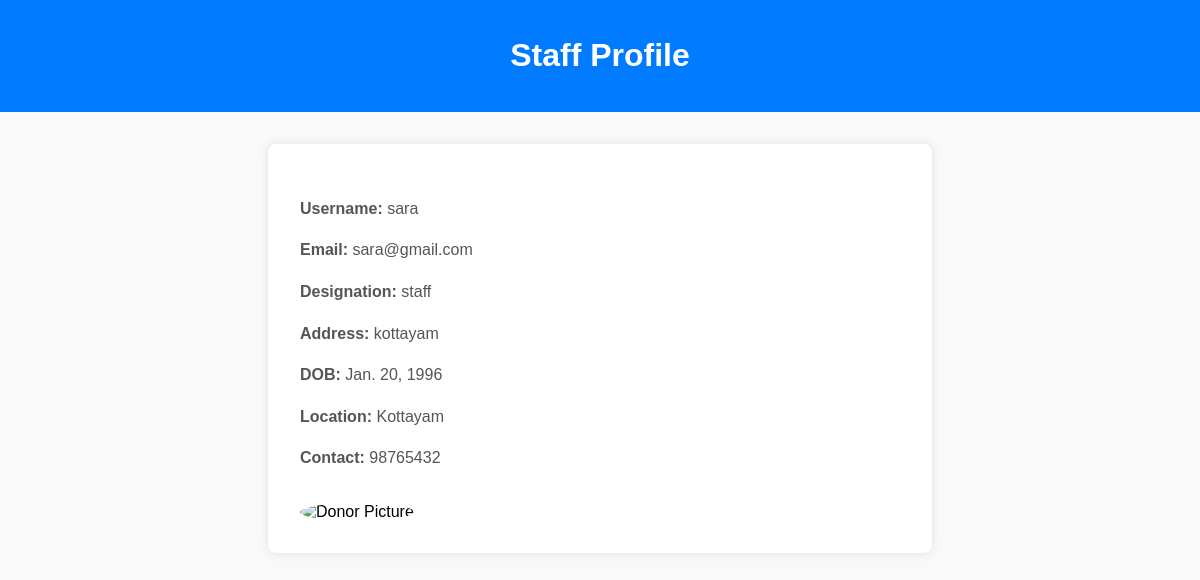
Page /viewstaffadmin/36/ (signed in) on the committed database.
### accounts/models.py (models this page shows, shortened)
class StaffProfile(models.Model):
     staff_name=models.CharField(max_length=50,blank=True)
     staff_desg=models.CharField(max_length=50,blank=True)
     profile_pic=models.ImageField(upload_to='staff',blank=True,null=True)
     staff_address=models.CharField(max_length=100)
     staff_dob=models.DateField(null=True,blank=True)
     staff_Location=models.CharField(max_length=30,blank=True)
     staff_contact=models.CharField(max_length=15,blank=True)
     staff_mail=models.EmailField(blank=True)
     user=models.OneToOneField(CustomUser,on_delete=models.CASCADE,default=None)

class CustomUser(AbstractUser):
    username = models.CharField(max_length=20, unique=True)
    email = models.EmailField(unique=True)
    ROLE_CHOICES = (
        ('admin', 'Admin'),
        ('staff', 'Staff'),
        ('donor', 'Donor'),
        ('user','User')
    )
    role = models.CharField(
        max_length=10, choices=ROLE_CHOICES, default='user')
    is_blocked=models.BooleanField(default=False)

### accounts/views.py (the view)
# urls.py: path('viewstaffadmin/<int:id>/',view_staff_admin,name='view_staff_admin'),
def view_staff_admin(request, id):
    if request.user.role != 'admin':
        return redirect('Error')
    staff = get_object_or_404(StaffProfile, user__id=id)
    return render(request, 'viewadmin_staff.html', {'staff': staff})

### Templates/viewadmin_staff.html (shortened to what this page needs)
{%load static%}
<!DOCTYPE html>
<html lang="en">
<head>
    <link rel="stylesheet" href="{% static 'css/profile.css' %}">
</head>
<body>
    <header>
        <h1>Staff Profile</h1>
    </header>
    <main>
        <section class="profile-card">
            <p><strong>Username:</strong> {{ staff.user.username }}</p>
            <p><strong>Email:</strong> {{ staff.staff_mail }}</p>
            <p><strong>Designation:</strong> {{ staff.staff_desg }}</p>
            <p><strong>Address:</strong> {{ staff.staff_address }}</p>
            <p><strong>DOB:</strong> {{ staff.staff_dob }}</p>
            <p><strong>Location:</strong> {{ staff.staff_Location }}</p>
            <p><strong>Contact:</strong> {{ staff.staff_contact }}</p>
            {% if staff.profile_pic %}
           <img src="{{ donor.profile_pic.url }}" alt="Donor Picture" class="profile-pic">
            {% else %}
                <p>No profile picture available.</p>
            {% endif %}
        </section>
    </main>
</body>
</html>

### static/css/profile.css (style rules this page uses)
body { font-family: Arial, sans-serif; margin: 0; padding: 0; background-color: #f9f9f9; }
header { background-color: #007BFF; color: white; padding: 1rem; text-align: center; }
.profile-card { background: white; margin: 2rem auto; padding: 2rem; max-width: 600px; border-radius: 8px; box-shadow: 0 0 10px rgba(0, 0, 0, 0.1); }
.profile-card p { line-height: 1.6; color: #555; }
.profile-pic { width: 150px; height: 150px; border-radius: 50%; object-fit: cover; margin-top: 1rem; }

### rows in the picture
StaffProfile: user.username "sara", staff_mail "sara@gmail.com", staff_desg "staff", staff_address "kottayam", staff_dob "Jan. 20, 1996", staff_Location "Kottayam", staff_contact "98765432"
